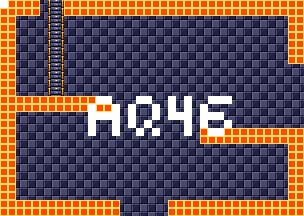

A 2D game scene composited from a Tiled map and its tileset images. What follows is a short description and the map's XML, with each tile layer's data collapsed to a summary:
An orthogonal 38x27 tile map with 8x8 px tiles, 4 tile layers (background, foreground, room numbers, Objects), 15 tilesets.

<map version="1.5" tiledversion="1.7.1" orientation="orthogonal" renderorder="right-down" width="38" height="27" tilewidth="8" tileheight="8" infinite="0" nextlayerid="11" nextobjectid="1">
 <tileset firstgid="1" source="tilesheets/tsKarniMata.tsx" />
 <tileset firstgid="1025" source="tilesheets/tsVoodooWasp.tsx" />
 <tileset firstgid="2049" source="tilesheets/tsBurial.tsx" />
 <tileset firstgid="3073" source="tilesheets/tsBlueTemple.tsx" />
 <tileset firstgid="4097" source="tilesheets/tsGoddess.tsx" />
 <tileset firstgid="5121" source="tilesheets/tsKonark.tsx" />
 <tileset firstgid="6145" name="sEnemies" tilewidth="8" tileheight="8" tilecount="1024" columns="32">
  <image source="../grapx/tilesheets/sObjects.bmp" trans="ff94ff" width="256" height="256" />
 </tileset>
 <tileset firstgid="7169" source="tilesheets/tsIceTemple.tsx" />
 <tileset firstgid="8193" source="tilesheets/tsLavaArea.tsx" />
 <tileset firstgid="9217" source="tilesheets/tsBossArea.tsx" />
 <tileset firstgid="10241" source="tilesheets/tsPegu.tsx" />
 <tileset firstgid="11265" source="tilesheets/sTiwanakuTemple.tsx" />
 <tileset firstgid="12289" source="tilesheets/sIndraTemple.tsx" />
 <tileset firstgid="13313" source="tilesheets/sTeleport.tsx" />
 <tileset firstgid="14337" source="tilesheets/sObjects.tsx" />
 <layer id="2" name="background" width="38" height="27">
  <data>[1026 cells, 1026 non-empty, 2 distinct tile ids]</data>
 </layer>
 <layer id="1" name="foreground" width="38" height="27">
  <data>[1026 cells, 280 non-empty, 3 distinct tile ids]</data>
 </layer>
 <layer id="7" name="room numbers" width="38" height="27">
  <data>[1026 cells, 43 non-empty, 1 distinct tile ids]</data>
 </layer>
 <layer id="10" name="Objects" width="38" height="27">
  <data>[1026 cells, 0 non-empty, 0 distinct tile ids]</data>
 </layer>
</map>
